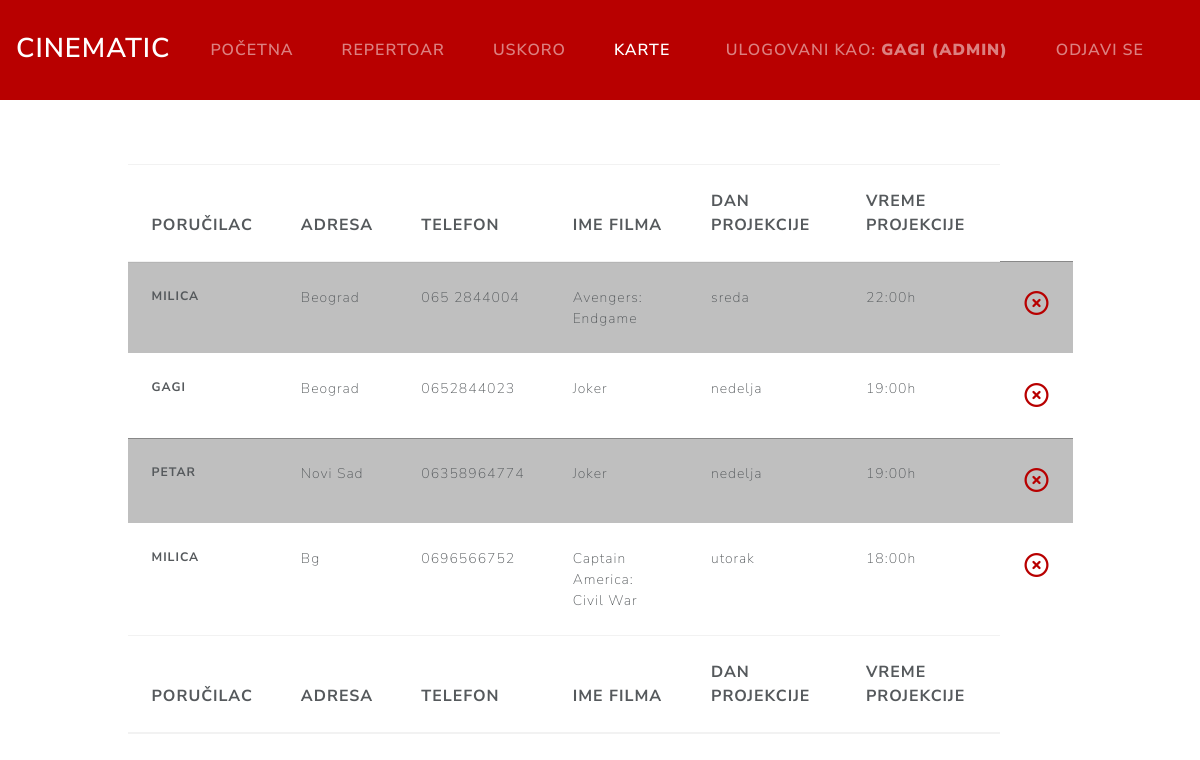
The page /karte.php (signed in) on the database its author committed.
### tables this page shows
CREATE TABLE `rezervacija` (
  `id` int(11) NOT NULL,
  `korisnik_id` int(11) NOT NULL,
  `film_id` int(11) NOT NULL,
  `telefon` text NOT NULL,
  `adresa` varchar(50) NOT NULL,
  `banka` varchar(50) NOT NULL,
  `datum` date NOT NULL,
  `ime` varchar(50) NOT NULL
);

CREATE TABLE `film` (
  `id` int(11) NOT NULL,
  `naziv` varchar(50) NOT NULL,
  `žanr` varchar(50) NOT NULL,
  `u_bioskopu` tinyint(1) NOT NULL,
  `trailer` text NOT NULL,
  `uskoro` tinyint(1) NOT NULL,
  `trajanje` int(11) NOT NULL,
  `glumci` text NOT NULL,
  `direktor` varchar(50) NOT NULL,
  `kontent` text NOT NULL,
  `godina` int(11) NOT NULL,
  `slika` text NOT NULL,
  `dan` text NOT NULL,
  `vreme` text NOT NULL
);

### classes/Korisnik.php (called while the page is built, shortened)
<?php
    require_once 'Database.php';
    class Korisnik{
        public static function ulogovan(){
            if(isset($_SESSION['korisnik'])){
                return true;
            }
            return false;
        }
    }

### classes/Database.php (called while the page is built, shortened)
<?php
class Database {
  private $host = "sql313.epizy.com";
  private $db_name = "epiz_23673363_cinematic";
  private $username = "epiz_23673363";
  private $password = "aUHYBpdhgfONW";
  private static $instance = null;
  public $connection = null;
  private function __construct() {
    $this->connection = mysqli_connect($this->host, $this->username, $this->password, $this->db_name);
  }
  public function getConnection() {
    return $this->connection;
  }
  public static function getInstance() {
    if (!isset(self::$instance)) {
      self::$instance = new Database();
    }
    return self::$instance;
  }
}

### classes/Rezervacija.php (called while the page is built, shortened)
<?php
    require_once 'Database.php';
    class Rezervacija{
        public static function uzmiSve(){
            $query = "SELECT r.*, f.naziv, f.dan, f.vreme FROM rezervacija r JOIN film f ON r.film_id = f.id";
            $result = mysqli_query(Database::getInstance()->getConnection(), $query);
            $karte = mysqli_fetch_all($result, MYSQLI_ASSOC);
            return $karte;
        }
    }

### karte.php (the view, shortened to what this page needs)
<?php
    require_once 'classes/Korisnik.php';
    require_once 'classes/Rezervacija.php';
    $karte = Rezervacija::uzmiSve();
?>
<?php require_once 'includes/header.php'; ?>
    <div class="container-fluid">
        <div class="col-md-10 offset-md-1">
            <table class="table table-hover" id="table">
                <thead>
                    <tr>
                    <th class="table-heading" scope="col">Poručilac</th>
                    <th class="table-heading" scope="col">Adresa</th>
                    <th class="table-heading" scope="col">Telefon</th>
                    <th class="table-heading" scope="col">Ime filma</th>
                    <th class="table-heading" scope="col">Dan projekcije</th>
                    <th class="table-heading" scope="col">Vreme projekcije</th>
                    </tr>
                </thead>
                <tbody>
                    <?php foreach($karte as $key=>$karta): ?>
                        <?php if($key % 2 == 0){ ?>
                            <tr class="table-primary">
                                <th scope="row"><?php echo $karta['ime']; ?></th>
                                <td><?php echo $karta['adresa']; ?></td>
                                <td><?php echo $karta['telefon']; ?></td>
                                <td><?php echo $karta['naziv']; ?></td>
                                <td><?php echo $karta['dan']; ?></td>
                                <td><?php echo $karta['vreme']; ?>h</td>
                                <td>
                                    <form method="POST">
                                        <button type="submit" name="izbrisi_rezervaciju" class="izbrisi-rezervaciju-btn"><i class="far fa-times-circle"></i></button>
                                    </form>
                                </td>
                            </tr>
                        <?php }else { ?>
                            <tr class="table-secondary">
                                <th scope="row"><?php echo $karta['ime']; ?></th>
                                <td><?php echo $karta['adresa']; ?></td>
                                <td><?php echo $karta['telefon']; ?></td>
                                <td><?php echo $karta['naziv']; ?></td>
                                <td><?php echo $karta['dan']; ?></td>
                                <td><?php echo $karta['vreme']; ?>h</td>
                                <td>
                                    <form method="POST">
                                        <button type="submit" name="izbrisi_rezervaciju" class="izbrisi-rezervaciju-btn"><i class="far fa-times-circle"></i></button>
                                    </form>
                                </td>
                            </tr>
                        <?php } ?>
                    <?php endforeach; ?>
                </tbody>
                <thead>
                    <tr>
                    <th class="table-heading" scope="col">Poručilac</th>
                    <th class="table-heading" scope="col">Adresa</th>
                    <th class="table-heading" scope="col">Telefon</th>
                    <th class="table-heading" scope="col">Ime filma</th>
                    <th class="table-heading" scope="col">Dan projekcije</th>
                    <th class="table-heading" scope="col">Vreme projekcije</th>
                    </tr>
                </thead>
            </table>
        </div>
    </div>
<?php require_once 'includes/footer.php'; ?>

### includes/header.php (shortened to what this page needs)
<?php require_once "classes/Korisnik.php"; ?>
<?php
  $currentPage = substr($_SERVER['SCRIPT_NAME'], strrpos($_SERVER['SCRIPT_NAME'], '/'));
?>
<!DOCTYPE html>
<html lang="en">
<head>
  <link rel="stylesheet" href="https://cdnjs.cloudflare.com/ajax/libs/OwlCarousel2/2.3.4/assets/owl.carousel.min.css" />
  <link rel="stylesheet" href="https://cdnjs.cloudflare.com/ajax/libs/OwlCarousel2/2.3.4/assets/owl.theme.default.min.css" />
  <link rel="stylesheet" href="./public/css/bootstrap/bootstrap.min.css">
  <link rel="stylesheet" href="./public/css/styles.css">
</head>
<body>
  <nav id="navbar" class="navbar navbar-expand-lg navbar-dark bg-primary">
    <a class="navbar-brand" href="index.php">CINEMATIC</a>
    <div class="collapse navbar-collapse" id="navbarColor01">
      <ul class="navbar-nav mr-auto">
        <li class="nav-item <?php if($currentPage == '/index.php') echo 'active'; ?>">
          <a class="nav-link" href="index.php">Početna <span class="sr-only">(current)</span></a>
        </li>
        <li class="nav-item <?php if($currentPage == '/repertoar.php') echo 'active'; ?>">
              <a class="nav-link" href="repertoar.php">Repertoar</a>
        </li>
        <li class="nav-item <?php if($currentPage == '/uskoro.php') echo 'active'; ?>">
              <a class="nav-link" href="uskoro.php">Uskoro</a>
        </li>
        <?php if(Korisnik::ulogovan() && $_SESSION['korisnik']['isAdmin']) { ?>
          <li class="nav-item <?php if($currentPage == '/karte.php') echo 'active'; ?>">
                <a class="nav-link" href="karte.php">Karte</a>
          </li>
        <?php }?>
      </ul>
      <ul class="navbar-nav">
      <?php if(Korisnik::ulogovan()){ ?>
          <li class="nav-item <?php if($currentPage == '/admin.php') echo 'active'; ?>">
              <a class="nav-link" href="<?php if($_SESSION['korisnik']['isAdmin']) echo 'admin.php'; else echo '#'; ?>">Ulogovani kao: <strong><?php echo $_SESSION['korisnik']['ime']; ?><?php if($_SESSION['korisnik']['isAdmin']) echo " (admin)"; ?></strong></a>
          </li>
          <li class="nav-item">
              <a class="nav-link" href="odjava.php">Odjavi se</a>
          </li>
      <?php } ?>
      </ul>
    </div>
  </nav>

### includes/footer.php (shortened to what this page needs)
<br><br><br>
</body>
</html>

### public/css/styles.css (style rules this page uses)
* { box-sizing: border-box; }
#navbar { background-color: rgb(184, 0, 0) !important; color: #fff !important; }
#navbar a { font-size: 1rem; }
#navbar a.navbar-brand { font-size: 1.7rem; transition: color 1s ease; }
#table { margin-top: 4rem; }
.table-heading { font-size: 1rem; }
.izbrisi-rezervaciju-btn { outline: none; background: none; border: none; color: rgb(184, 0, 0); font-size: 1.5rem; padding: 0; margin: 0; }

### rows shown on the page
rezervacija: ime "MILICA", adresa "Beograd", telefon "065 2844004", film.naziv "Avengers: Endgame", film.dan "sreda", film.vreme "22:00"
rezervacija: ime "GAGI", adresa "Beograd", telefon "0652844023", film.naziv "Joker", film.dan "nedelja", film.vreme "19:00"
rezervacija: ime "PETAR", adresa "Novi Sad", telefon "06358964774", film.naziv "Joker", film.dan "nedelja", film.vreme "19:00"
rezervacija: ime "MILICA", adresa "Bg", telefon "0696566752", film.naziv "Captain America: Civil War", film.dan "utorak", film.vreme "18:00"

### other values the page prints
$_SESSION['korisnik']['ime'] "GAGI"
